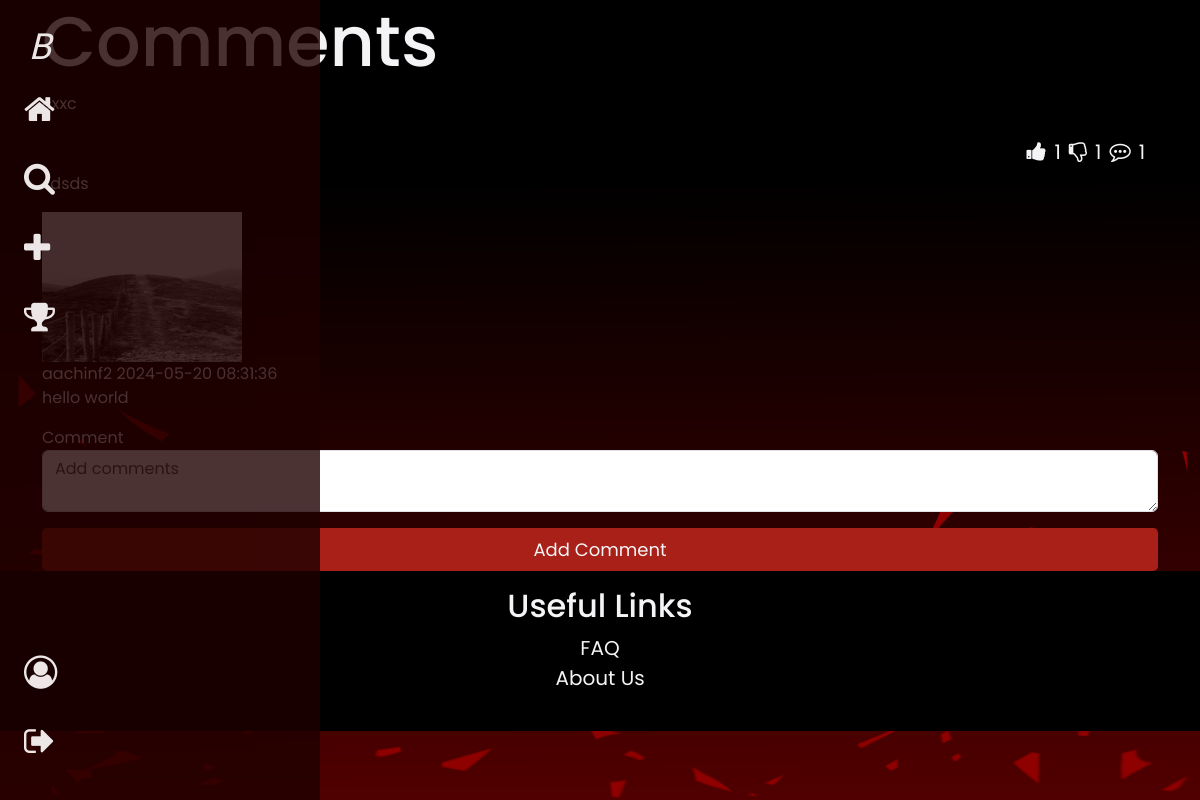
The page /post/1 (signed in) on the database its author committed.
### app/models.py (models this page shows, shortened)
class Post(db.Model): #discussion posts, flag = "discussion"
    pid = db.Column(db.Integer, primary_key=True)
    uid = db.Column(db.Integer, db.ForeignKey('user.uid'))
    user = db.relationship('User', backref='post')
    title = db.Column(db.String(100))
    img = db.Column(db.String(100), nullable=False)
    desc = db.Column(db.String(1000))
    flag = db.Column(db.String(100)) #Bounty, Listing, Discussion
    timestamp = db.Column(db.DateTime(timezone=True), default=func.now())
    likes = db.Column(db.Integer, default = 0)
    dislikes = db.Column(db.Integer, default = 0)
    price = db.Column(db.Integer, default = 0)
    status = db.Column(db.String(100))
    com_num = db.Column(db.Integer, default = 0)
    claimed = db.Column(db.String(100), default=False) #if the logged in user has claimed this bounty or not

class Comments(db.Model):
    cid = db.Column(db.Integer, primary_key=True)
    uid = db.Column(db.Integer, db.ForeignKey('user.uid'))
    user = db.relationship('User', backref='comments')
    pid = db.Column(db.Integer, db.ForeignKey('post.pid'))
    timestamp = db.Column(db.DateTime(timezone=True), default=func.now())
    comment = db.Column(db.String(1000))

class User(db.Model, UserMixin):
    uid = db.Column(db.Integer, primary_key=True) #turn back to ID if it doesnt work and make sure to change foreign key parameters below back to 'id' as well if required
    email = db.Column(db.String(150), unique=True)
    password = db.Column(db.String(150))
    username = db.Column(db.String(150))
    name = db.Column(db.String(150))
    avatar = db.Column(db.String(150), default = "pfp.png")
    bio = db.Column(db.String(150), default="Nothing here yet!")
    rank = db.Column(db.String(150), default = "D")
    isHunter = db.Column(db.Boolean, default=False)
    promote = db.Column(db.Integer, default=0)

### app/routes.py (the view, shortened to what this page needs)
@routes.route('/post/<int:post_id>', methods=['GET', 'POST'])
def post(post_id):
    post = Post.query.get_or_404(post_id)
    comments = Comments.query.filter_by(pid=post_id).all()
    form = CommentForm()
    lip = [like.pid for like in Likes.query.filter_by(uid=current_user.uid, liked=True).all()]
    dip = [like.pid for like in Likes.query.filter_by(uid=current_user.uid, disliked=True).all()]
    return render_template('post.html', user=current_user, post=post, comments=comments, form=form, lip=lip, dip=dip)

### app/forms.py
class CommentForm(FlaskForm):
    comment = TextAreaField('Comment', validators=[DataRequired()])
    submit = SubmitField('Add Comment')

### app/__init__.py (called while the page is built)
def create_app(config_class=Config):
    app = Flask(__name__)
    app.config.from_object(config_class)
    app.config['SECRET_KEY'] = os.environ.get('FLASK_SECRET_KEY', 'default_secret_key')
    app.config['SQLALCHEMY_DATABASE_URI'] = f'sqlite:///{DB_NAME}'
    app.config['POST_FOLDER'] = 'static/posts'
    db.init_app(app)
    migrate.init_app(app, db)  # Initialize Flask-Migrate with the app and db
    from .routes import routes
    from .auth import auth
    from .models import User, Post, Comments, Likes, Sell, Promote
    with app.app_context():
        db.create_all()
    app.register_blueprint(routes, url_prefix='/')
    app.register_blueprint(auth, url_prefix='/')
    login_manager = LoginManager()
    login_manager.login_view = 'auth.login'
    login_manager.init_app(app)
    @login_manager.user_loader
    def load_user(id):
        return User.query.get(int(id))
    return app

### app/templates/post.html (shortened to what this page needs)
{% extends "base.html" %}
{% block content %}
<div class="home">
  <div class="post-page">
    <div class="container">
      <div class="comments-container">
        <h1>Comments</h1>
        <p>{{ post.title }}</p>
        <div class="reactbar" style="opacity: 1">
          <button id="likeButton-{{ post.pid }}" class="reactbutton like" onclick="toggleLike(this, {{ post.pid }})">
            {% if post.pid in lip %}
            <i class="fa fa-thumbs-up fa-lg"></i>
            {% else %}
            <i class="fa fa-thumbs-o-up fa-lg"></i>
            {% endif %}
          </button>
          <span id="likeCount-{{ post.pid }}" class="reactnumber">{{ post.likes }}</span>
          <button id="dislikeButton-{{ post.pid }}" class="reactbutton" onclick="toggleLike(this, {{ post.pid }})">
            {% if post.pid in dip %}
            <i class="fa fa-thumbs-down fa-lg"></i>
            {% else %}
            <i class="fa fa-thumbs-o-down fa-lg"></i>
            {% endif %}
          </button>
          <span id="dislikeCount-{{ post.pid }}" class="reactnumber">{{ post.dislikes }}</span>
          <button id="commentButton-{{ post.pid }}" class="reactbutton">
            <i class="fa fa-commenting-o fa-lg"></i>
          </button>
          <span id="commentCount-{{ post.pid }}" class="reactnumber">{{ comments|length }}</span>
        </div>
        <p>{{ post.desc }}</p>
        <img src="{{ url_for('static', filename='images/posts/' + post.img) }}" alt="Post Image" width="200"
          height="150">
        {% for comment in comments %}
        <div class="comment">
          <div class="username">
            {{ comment.user.username }} {{ comment.timestamp }}
            <p>{{ comment.comment }}</p>
          </div>
          {% endfor %}
        </div>
        <div class="add-comment">
          <form method="POST">
            <div class="form-group">
              {{ form.comment.label }} {{ form.comment(class="form-control",
              placeholder="Add comments") }}
            </div>
            <button type="submit" class="btn btn-submit">
              {{ form.submit.label }}
            </button>
          </form>
        </div>
      </div>
    </div>
    {% endblock %}

### app/static/css/main-style.css (style rules this page uses)
* { box-sizing: border-box; margin: 0; padding: 0; }
:root { --primary-color: #f5433a; --variant-color: #ffcc40; --light-color: #f4f4f6; --dark-color: #111; --bg-col: rgb(71, 0, 0); --mouse-x: 0; --mouse-y: 0; }
body { font-family: "Poppins", sans-serif; font-size: 16px; line-height: 1.5; background-color: #111; cursor: url("../images/lightsaber.png"), auto; }
.home { position: relative; width: 100%; min-height: 100vh; background-image: url("../images/bg.png"); background-size: cover; background-attachment: fixed; background-repeat: no-repeat; color: #f4f4f6; overflow-x: hidden; }
h1 { font-size: 70px; }
.btn-submit { display: block; width: 100%; padding: 0.5rem 1rem; font-size: 1.125rem; line-height: 1.5; border-radius: 0.3rem; color: #f4f4f6; background-color: #a82018; border: none; }
.reactbar { padding-right: 0.8rem; width: 100%; display: flex; justify-content: flex-end; align-items: center; opacity: 0; transition: opacity 0.5s; }
.reactbutton { padding: 0.5rem; color: #f4f4f6; background-color: transparent; border: none; }
.reactnumber { font-size: 20px; }
.form-group { margin: 1rem 0; }
.post-page { min-height: 100vh; }

### rows shown on the page
Post: title "cxxc", likes "1", dislikes "1", desc "sdsds", img (picture)
Comments: user.username "aachinf2", timestamp "2024-05-20 08:31:36", comment "hello world"

### other values the page prints
{{ comments|length }} "1"
